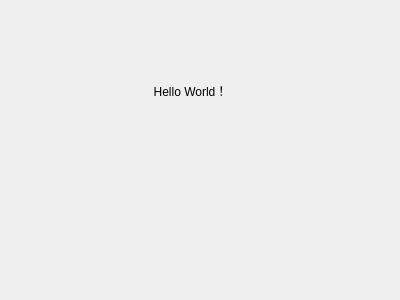
<?xml version="1.0" encoding="UTF-8"?>
<ui version="4.0">
 <class>Form</class>
 <widget class="QWidget" name="Form">
  <property name="geometry">
   <rect>
    <x>0</x>
    <y>0</y>
    <width>400</width>
    <height>300</height>
   </rect>
  </property>
  <property name="windowTitle">
   <string>Form</string>
  </property>
  <widget class="QLabel" name="label">
   <property name="geometry">
    <rect>
     <x>130</x>
     <y>70</y>
     <width>121</width>
     <height>41</height>
    </rect>
   </property>
   <property name="text">
    <string>Hello World！</string>
   </property>
   <property name="alignment">
    <set>Qt::AlignmentFlag::AlignCenter</set>
   </property>
  </widget>
 </widget>
 <resources/>
 <connections/>
</ui>
